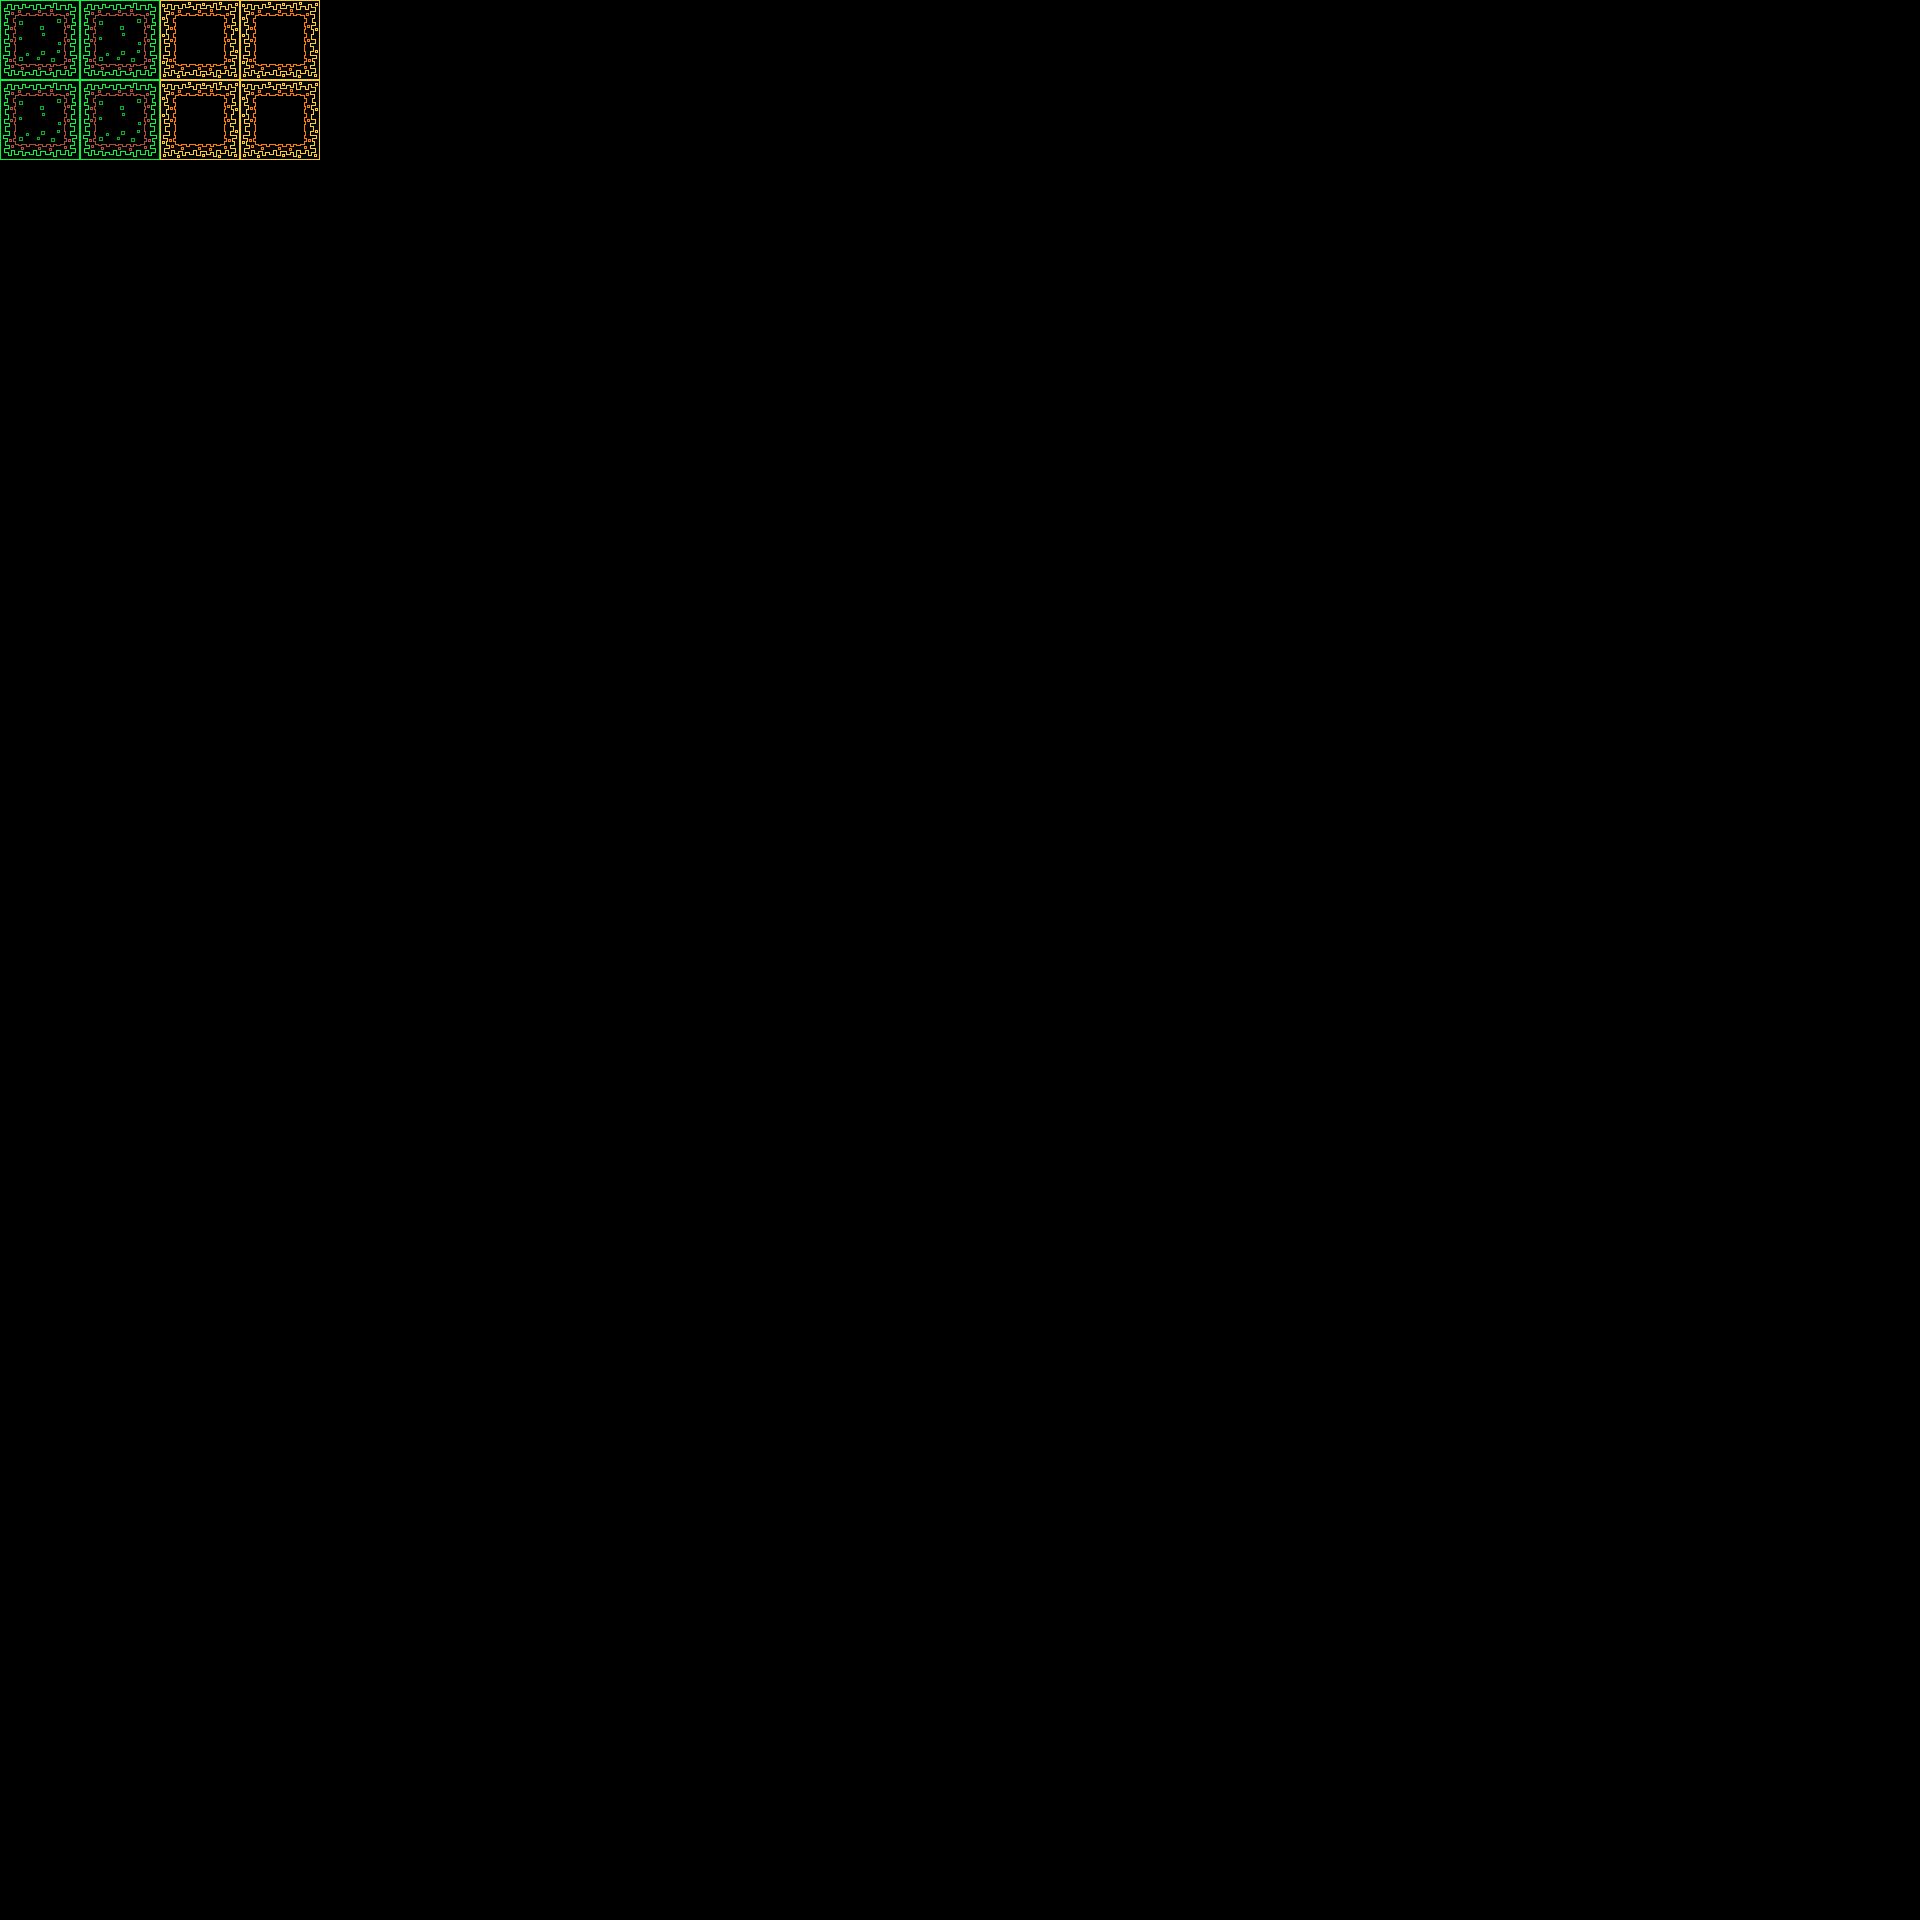

Tiled map render using the project's own tile images. Description and the map definition, with tile-layer contents summarised, below:
An orthogonal 120x120 tile map with 16x16 px tiles, 1 tile layer (Tile Layer 1).

<map version="1.9" tiledversion="1.9.2" orientation="orthogonal" renderorder="right-down" width="120" height="120" tilewidth="16" tileheight="16" infinite="0" nextlayerid="2" nextobjectid="1">
 <tileset firstgid="1" source="Environment.tsx" />
 <layer id="1" name="Tile Layer 1" width="120" height="120">
  <data>[14400 cells, 200 non-empty, 50 distinct tile ids]</data>
 </layer>
</map>
